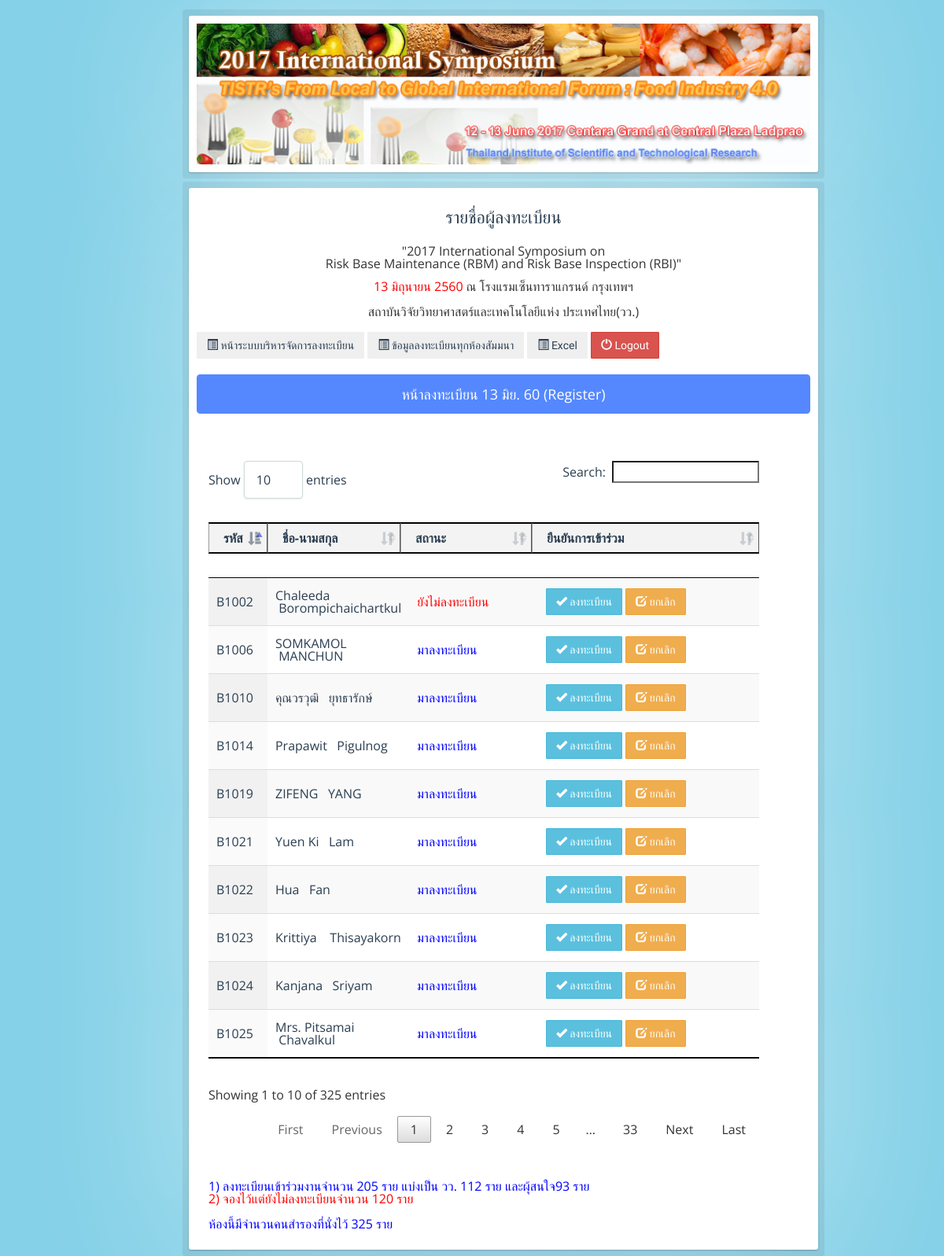
The page /admin_reg13.php (signed in) on the database its author committed.
### tables this page shows
CREATE TABLE IF NOT EXISTS `roster` (
  `ros_id` int(11) NOT NULL AUTO_INCREMENT,
  `ros_ref` varchar(10) DEFAULT NULL COMMENT 'เลขอ้างอิง',
  `ros_title` varchar(20) DEFAULT NULL COMMENT 'คำนำหน้า',
  `ros_name` text,
  `ros_surname` text,
  `ros_position` text COMMENT 'ตำแหน่ง',
  `ros_organization` text COMMENT 'องค์กร',
  `ros_tel` varchar(50) DEFAULT NULL,
  `ros_fax` varchar(50) DEFAULT NULL,
  `ros_mobile` varchar(12) DEFAULT NULL,
  `ros_email` text,
  `ros_time` datetime NOT NULL,
  `datein` varchar(5) NOT NULL,
  `seminar` varchar(100) NOT NULL,
  `valid` int(2) NOT NULL,
  `pass` varchar(20) NOT NULL,
  `memo` varchar(200) NOT NULL,
  `user_name` varchar(100) NOT NULL,
  `arrived` int(11) NOT NULL,
  `ns` varchar(255) NOT NULL,
  `vip` varchar(1) NOT NULL,
  PRIMARY KEY (`ros_id`)
);

### admin_reg13.php (the view, shortened to what this page needs)
<?php
include("style_script.php");
include 'Connections/registration.php';
$sql = "SELECT * FROM roster where seminar = 'Food' and (datein='13' or datein='12-13')";
$result = $conn->query($sql);
$sqlcount = "SELECT distinct ros_email FROM roster where seminar = 'Food' and valid = 1 and (datein='12' or datein='12-13') and ros_email like '%@tistr.or.th'";
$resultcount = $conn->query($sqlcount);
$maxrows = $resultcount->num_rows;
?>
<!doctype html>
<html>
<head>
	<link rel="stylesheet" href="css/reset.css">
	<link rel="stylesheet" href="css/style.css">
    <link href="DataTable/datatables.min.css" rel="stylesheet" type="text/css" />
</head>
<body>
<form method="POST" name="form1" id="form1" class="cd-form floating-labels floating-label-other">
		<fieldset class="border" style="width:800px;">
        <img width="100%" src="img/symposium.jpg">
        </fieldset>
        <fieldset class="border" style="width:800px;">
        <div>
			<div class="legend2">รายชื่อผู้ลงทะเบียน</div>
          <legend>"2017 International Symposium on <br>Risk Base Maintenance (RBM) and Risk Base Inspection (RBI)"</legend>
            <legend><font color="red">13 มิถุนายน 2560</font> ณ โรงแรมเซ็นทาราแกรนด์ กรุงเทพฯ<br><br>สถาบันวิจัยวิทยาศาสตร์และเทคโนโลยีแห่ง ประเทศไทย(วว.)</legend>
			<button type="button" class="btn btn-basic" onclick="GotoCheckMember()"><span class="glyphicon glyphicon-list-alt"></span> หน้าระบบบริหารจัดการลงทะเบียน </button>
			<button type="button" class="btn btn-basic" onclick="CheckMemberAll()"><span class="glyphicon glyphicon-list-alt"></span> ข้อมูลลงทะเบียนทุกห้องสัมมนา</button>
			<button type="button" class="btn btn-basic" onclick="Excelreg13()"><span class="glyphicon glyphicon-list-alt"></span> Excel </button>
			<button type="button" class="btn btn-danger" onclick="Logout()"><span class="glyphicon glyphicon-off"></span> Logout </button>
			<div class="error-message">
			  <p><font>หน้าลงทะเบียน 13 มิย. 60 (Register)</p>
			</div>
<div class="row col-md-12">
    <table  border="1" style="border-bottom: solid 1px #000; border-top:solid 1px #000;border-right-color: #000;" align="center" class="display" id="table_id" width="100%">
<thead>
      <tr>
	    <th width="4%">รหัส</th>
        <th>ชื่อ-นามสกุล</th>
        <th>สถานะ</th>
		<th>ยืนยันการเข้าร่วม</th>
      </tr>
</thead>
<tbody>
        <?php
		     $x=0;
			 $y=0;
			 if ($result->num_rows > 0) { while($row = $result->fetch_assoc()) {
		?>
        <tr>
		  <td><? echo $row['ros_ref'];?></td>
          <td width="24%"><?php echo $row['ros_name']."&nbsp &nbsp".$row['ros_surname']; ?></td>
          <td>  <?php
                                                   if($row['arrived'] == 1){
                                                       echo "<font color=blue>".'มาลงทะเบียน'."</font>";
                                                       $x++;
                                                   }elseif($row['arrived'] == 0){
                                                       echo "<font color=red>".'ยังไม่ลงทะเบียน'."</font>";
													   $y++;
                                                   }
                                                       ?></td>
		   <td>
		   <button type="button" class="btn btn-info" onclick="Conf13('<?php echo $row['ros_id'];?>')"><span class="glyphicon glyphicon-ok"></span> ลงทะเบียน </button>
		   <button type="button" class="btn btn-warning" onclick="Undo13('<?php echo $row['ros_id'];?>')"><span class="glyphicon glyphicon-edit"></span> ยกเลิก </button>
		   </td>
        </tr>
        <?php } } else { echo "0 results"; } ?>
</tbody>
    </table>
    <br />
	<? $n=$x+$y;
	$a=$x-$maxrows;
	?>
<?	echo "<br><font color=blue>"." 1) ลงทะเบียนเข้าร่วมงานจำนวน ".$x." ราย แบ่งเป็น วว. ".$maxrows." ราย และผุ้สนใจ".$a." ราย</font><br><font color=red>2) จองไว้แต่ยังไม่ลงทะเบียนจำนวน ". $y." ราย</font><br><br><font color=blue> ห้องนี้มีจำนวนคนสำรองที่นั่งไว้ ". $n." ราย</font>";			?>
</div>
  </fieldset>
</form>
</body>
</html>

### style_script.php (shortened to what this page needs)
<!DOCTYPE html>
<html>
    <head>
        <link rel="stylesheet" type="text/css" href="dist/lib/css/bootstrap.min.css">
        <link rel="stylesheet" type="text/css" href="dist/lib/css/font-awesome.min.css">
        <link rel="stylesheet" type="text/css" href="dist/lib/css/animate.min.css">
        <link rel="stylesheet" type="text/css" href="dist/lib/css/bootstrap-switch.min.css">
        <link rel="stylesheet" type="text/css" href="dist/lib/css/checkbox3.min.css">
        <link rel="stylesheet" type="text/css" href="dist/lib/css/jquery.dataTables.min.css">
        <link rel="stylesheet" type="text/css" href="dist/lib/css/dataTables.bootstrap.css">
        <link rel="stylesheet" type="text/css" href="dist/lib/css/select2.min.css">
        <link rel="stylesheet" type="text/css" href="dist/css/style.css">
        <link rel="stylesheet" type="text/css" href="dist/css/themes/flat-blue.css">
    </body>
</html>

### css/style.css (style rules this page uses)
*, *::after, *::before { -webkit-box-sizing: border-box; -moz-box-sizing: border-box; box-sizing: border-box; }
html { font-size: 62.5%; }
body { font-size: 1.6rem; font-family: "Open Sans", sans-serif; color: #2b3e51; background-color: #85d1e8; width: 100%; }
.cd-form { width: 100%; max-width: 720px; min-width: 500px; margin: 1em auto; }
.cd-form fieldset { margin: 20px 0; }
.cd-form legend { padding-bottom: 10px; margin-bottom: 3px; font-size: 1.6rem; text-align:center; }
.legend2 { padding-bottom: 10px; margin-bottom: 80px; font-size: 2.2rem; text-align:center; }
.cd-form div { position: relative; margin: 20px 0; }
.cd-form input[type="text"], .cd-form input[type="email"], .cd-form textarea, .cd-form select, .cd-form legend { display: block; width: 100%; -webkit-appearance: none; -moz-appearance: none; -ms-appearance: none; -o-appearance: none; appearance: none; font-family: "Open Sans", sans-serif; }
.cd-form .error-message p { background: #5588ff; color: #ffffff; font-size: 1.8rem; text-align: center; -webkit-font-smoothing: antialiased; -moz-osx-font-smoothing: grayscale; border-radius: .25em; padding: 16px; }
@media only screen and (min-width: 600px) { .cd-form div { margin: 20px 0; } }
.js .floating-labels div { margin: 15px 0; }
.border { position: relative; margin: 0 auto; padding: 10px 10px 10px; background: white; border-radius: 3px; -webkit-box-shadow: 0 0 200px rgba(255, 255, 255, 0.5), 0 1px 2px rgba(0, 0, 0, 0.3); box-shadow: 0 0 200px rgba(255, 255, 255, 0.5), 0 1px 2px rgba(0, 0, 0, 0.3); }
.border:before { content: ''; position: absolute; top: -8px; right: -8px; bottom: -8px; left: -8px; z-index: -1; background: rgba(0, 0, 0, 0.08); border-radius: 4px; }

### rows shown on the page
roster: ros_ref "B1002", ros_name "Chaleeda", ros_surname "Borompichaichartkul", arrived "ยังไม่ลงทะเบียน"
roster: ros_ref "B1006", ros_name "SOMKAMOL", ros_surname "MANCHUN", arrived "มาลงทะเบียน"
roster: ros_ref "B1010", ros_name "คุณวรวุฒิ", ros_surname "ยุทธารักษ์", arrived "มาลงทะเบียน"
roster: ros_ref "B1014", ros_name "Prapawit", ros_surname "Pigulnog", arrived "มาลงทะเบียน"
roster: ros_ref "B1019", ros_name "ZIFENG", ros_surname "YANG", arrived "มาลงทะเบียน"
roster: ros_ref "B1021", ros_name "Yuen Ki", ros_surname "Lam", arrived "มาลงทะเบียน"
roster: ros_ref "B1022", ros_name "Hua", ros_surname "Fan", arrived "มาลงทะเบียน"
roster: ros_ref "B1023", ros_name "Krittiya", ros_surname "Thisayakorn", arrived "มาลงทะเบียน"
roster: ros_ref "B1024", ros_name "Kanjana", ros_surname "Sriyam", arrived "มาลงทะเบียน"
roster: ros_ref "B1025", ros_name "Mrs. Pitsamai", ros_surname "Chavalkul", arrived "มาลงทะเบียน"

### other values the page prints
$x "205"
$maxrows "112"
$a "93"
$y "120"
$n "325"
